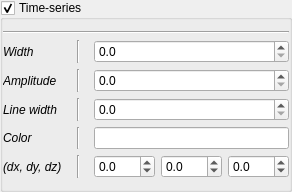
                    <widget class="QGroupBox" name="grpTs">
                     <property name="minimumSize">
                      <size>
                       <width>0</width>
                       <height>0</height>
                      </size>
                     </property>
                     <property name="title">
                      <string>Time-series</string>
                     </property>
                     <property name="flat">
                      <bool>false</bool>
                     </property>
                     <property name="checkable">
                      <bool>true</bool>
                     </property>
                     <layout class="QVBoxLayout" name="verticalLayout_16">
                      <property name="leftMargin">
                       <number>0</number>
                      </property>
                      <property name="rightMargin">
                       <number>0</number>
                      </property>
                      <item>
                       <widget class="Line" name="line_41">
                        <property name="minimumSize">
                         <size>
                          <width>200</width>
                          <height>0</height>
                         </size>
                        </property>
                        <property name="orientation">
                         <enum>Qt::Horizontal</enum>
                        </property>
                       </widget>
                      </item>
                      <item>
                       <layout class="QGridLayout" name="gridLayout_4">
                        <item row="0" column="2">
                         <widget class="QDoubleSpinBox" name="_tsWidth">
                          <property name="toolTip">
                           <string>&lt;html&gt;&lt;head/&gt;&lt;body&gt;&lt;p&gt;Width of the time-series&lt;/p&gt;&lt;p&gt;&lt;span style=&quot; font-weight:600;&quot;&gt;Input parameter : &lt;/span&gt;&lt;span style=&quot; font-style:italic;&quot;&gt;ts_width&lt;/span&gt;&lt;/p&gt;&lt;/body&gt;&lt;/html&gt;</string>
                          </property>
                          <property name="decimals">
                           <number>1</number>
                          </property>
                         </widget>
                        </item>
                        <item row="4" column="0">
                         <widget class="QLabel" name="label_41">
                          <property name="font">
                           <font>
                            <italic>true</italic>
                           </font>
                          </property>
                          <property name="text">
                           <string>(dx, dy, dz)</string>
                          </property>
                         </widget>
                        </item>
                        <item row="0" column="0">
                         <widget class="QLabel" name="label_10">
                          <property name="font">
                           <font>
                            <italic>true</italic>
                           </font>
                          </property>
                          <property name="text">
                           <string>Width</string>
                          </property>
                         </widget>
                        </item>
                        <item row="3" column="2">
                         <widget class="QLineEdit" name="_tsColor">
                          <property name="toolTip">
                           <string>&lt;html&gt;&lt;head/&gt;&lt;body&gt;&lt;p&gt;Time-serie's color.&lt;/p&gt;&lt;p&gt;&lt;span style=&quot; font-weight:600;&quot;&gt;Input parameter : &lt;/span&gt;&lt;span style=&quot; font-style:italic;&quot;&gt;ts_color&lt;/span&gt;&lt;/p&gt;&lt;/body&gt;&lt;/html&gt;</string>
                          </property>
                         </widget>
                        </item>
                        <item row="4" column="1">
                         <widget class="Line" name="line_65">
                          <property name="minimumSize">
                           <size>
                            <width>20</width>
                            <height>0</height>
                           </size>
                          </property>
                          <property name="orientation">
                           <enum>Qt::Vertical</enum>
                          </property>
                         </widget>
                        </item>
                        <item row="3" column="0">
                         <widget class="QLabel" name="label_18">
                          <property name="font">
                           <font>
                            <italic>true</italic>
                           </font>
                          </property>
                          <property name="text">
                           <string>Color</string>
                          </property>
                         </widget>
                        </item>
                        <item row="1" column="1">
                         <widget class="Line" name="line_63">
                          <property name="minimumSize">
                           <size>
                            <width>20</width>
                            <height>0</height>
                           </size>
                          </property>
                          <property name="orientation">
                           <enum>Qt::Vertical</enum>
                          </property>
                         </widget>
                        </item>
                        <item row="1" column="0">
                         <widget class="QLabel" name="label_11">
                          <property name="font">
                           <font>
                            <italic>true</italic>
                           </font>
                          </property>
                          <property name="text">
                           <string>Amplitude</string>
                          </property>
                         </widget>
                        </item>
                        <item row="3" column="1">
                         <widget class="Line" name="line_64">
                          <property name="minimumSize">
                           <size>
                            <width>20</width>
                            <height>0</height>
                           </size>
                          </property>
                          <property name="orientation">
                           <enum>Qt::Vertical</enum>
                          </property>
                         </widget>
                        </item>
                        <item row="0" column="1">
                         <widget class="Line" name="line_62">
                          <property name="minimumSize">
                           <size>
                            <width>20</width>
                            <height>0</height>
                           </size>
                          </property>
                          <property name="orientation">
                           <enum>Qt::Vertical</enum>
                          </property>
                         </widget>
                        </item>
                        <item row="1" column="2">
                         <widget class="QDoubleSpinBox" name="_tsAmp">
                          <property name="toolTip">
                           <string>&lt;html&gt;&lt;head/&gt;&lt;body&gt;&lt;p&gt;Amplitude of the time-series.&lt;/p&gt;&lt;p&gt;&lt;span style=&quot; font-weight:600;&quot;&gt;Input parameter : &lt;/span&gt;&lt;span style=&quot; font-style:italic;&quot;&gt;ts_amp&lt;/span&gt;&lt;/p&gt;&lt;/body&gt;&lt;/html&gt;</string>
                          </property>
                          <property name="decimals">
                           <number>1</number>
                          </property>
                         </widget>
                        </item>
                        <item row="2" column="0">
                         <widget class="QLabel" name="label_25">
                          <property name="font">
                           <font>
                            <italic>true</italic>
                           </font>
                          </property>
                          <property name="text">
                           <string>Line width</string>
                          </property>
                         </widget>
                        </item>
                        <item row="2" column="1">
                         <widget class="Line" name="line_66">
                          <property name="minimumSize">
                           <size>
                            <width>20</width>
                            <height>0</height>
                           </size>
                          </property>
                          <property name="orientation">
                           <enum>Qt::Vertical</enum>
                          </property>
                         </widget>
                        </item>
                        <item row="2" column="2">
                         <widget class="QDoubleSpinBox" name="_tsLw">
                          <property name="toolTip">
                           <string>&lt;html&gt;&lt;head/&gt;&lt;body&gt;&lt;p&gt;Line-width of each time-series.&lt;/p&gt;&lt;p&gt;&lt;span style=&quot; font-weight:600;&quot;&gt;Input parameter : &lt;/span&gt;&lt;span style=&quot; font-style:italic;&quot;&gt;ts_lw&lt;/span&gt;&lt;/p&gt;&lt;/body&gt;&lt;/html&gt;</string>
                          </property>
                          <property name="decimals">
                           <number>1</number>
                          </property>
                         </widget>
                        </item>
                        <item row="4" column="2">
                         <widget class="QWidget" name="widget" native="true">
                          <property name="toolTip">
                           <string>&lt;html&gt;&lt;head/&gt;&lt;body&gt;&lt;p&gt;Offset along the x-axis (dx), y-axis (dy) and z-axis (dz)&lt;/p&gt;&lt;p&gt;&lt;span style=&quot; font-weight:600;&quot;&gt;Input parameter : &lt;/span&gt;&lt;span style=&quot; font-style:italic;&quot;&gt;ts_dxyz&lt;/span&gt;&lt;/p&gt;&lt;/body&gt;&lt;/html&gt;</string>
                          </property>
                          <layout class="QHBoxLayout" name="horizontalLayout_4">
                           <property name="spacing">
                            <number>6</number>
                           </property>
                           <property name="margin">
                            <number>0</number>
                           </property>
                           <item>
                            <widget class="QDoubleSpinBox" name="_tsDx">
                             <property name="decimals">
                              <number>1</number>
                             </property>
                             <property name="minimum">
                              <double>-100.000000000000000</double>
                             </property>
                             <property name="maximum">
                              <double>100.000000000000000</double>
                             </property>
                            </widget>
                           </item>
                           <item>
                            <widget class="QDoubleSpinBox" name="_tsDy">
                             <property name="decimals">
                              <number>1</number>
                             </property>
                             <property name="minimum">
                              <double>-100.000000000000000</double>
                             </property>
                             <property name="maximum">
                              <double>100.000000000000000</double>
                             </property>
                            </widget>
                           </item>
                           <item>
                            <widget class="QDoubleSpinBox" name="_tsDz">
                             <property name="decimals">
                              <number>1</number>
                             </property>
                             <property name="minimum">
                              <double>-100.000000000000000</double>
                             </property>
                             <property name="maximum">
                              <double>100.000000000000000</double>
                             </property>
                            </widget>
                           </item>
                          </layout>
                         </widget>
                        </item>
                       </layout>
                      </item>
                     </layout>
                    </widget>
